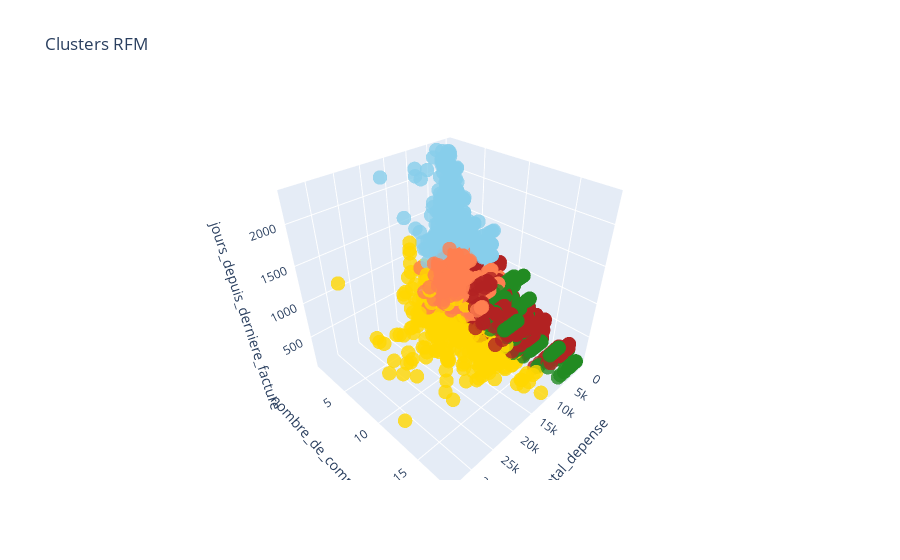

Write notebook code for a chart like this one.
### Code cell
segment_colors = {
    0: "forestgreen",
    1: "coral",
    2: "firebrick",
    3: "gold",
    4: "skyblue"
}

colors = df['cluster'].map(segment_colors)

fig = go.Figure(data=[go.Scatter3d(
    x=df['total_depense'],
    y=df['nombre_de_commande'],
    z=df['jours_depuis_derniere_facture'],
    mode='markers',
    marker=dict(
        size=5,
        color=colors,
        opacity=0.8
    )
)])

fig.update_layout(
    scene = dict(
        xaxis_title='total_depense',
        yaxis_title='nombre_de_commande',
        zaxis_title='jours_depuis_derniere_facture'
    ),
    title='Clusters RFM'
)

fig.show()

### Figure 1 — Plotly figure (JSON) as saved in the notebook; plotly's stock layout.template omitted (floating-point values rounded to 4 significant figures; data arrays with more than 128 entries replaced by an {"elided": "..."} marker saying what was removed)
{"data": [{"marker": {"color": {"elided": "5096 str values"}, "opacity": 0.8, "size": 5}, "mode": "markers", "type": "scatter3d", "x": {"elided": "5096 float values"}, "y": {"elided": "5096 int values"}, "z": {"elided": "5096 int values"}}], "layout": {"scene": {"xaxis": {"title": {"text": "total_depense"}}, "yaxis": {"title": {"text": "nombre_de_commande"}}, "zaxis": {"title": {"text": "jours_depuis_derniere_facture"}}}, "title": {"text": "Clusters RFM"}}}
